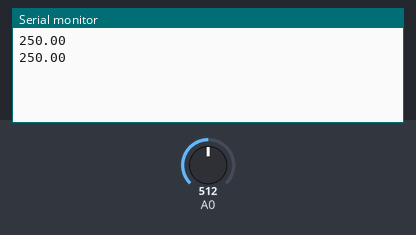
Recording of a sketch running on a simulated Arduino Uno, built with avr-gcc and run on an emulated ATmega328P. Parts: the last lines printed to the serial monitor. The test bench sets the inputs (shaded band); at power-on: A0 = 512.

Above: at 10.8 s.
10.9 s: A0 set to 716
At 20.7 s:
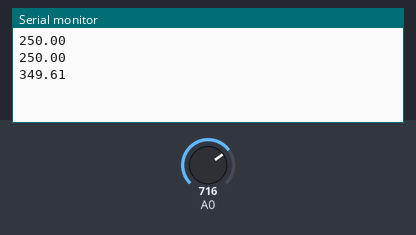
20.9 s: A0 set to 900
At 31.4 s:
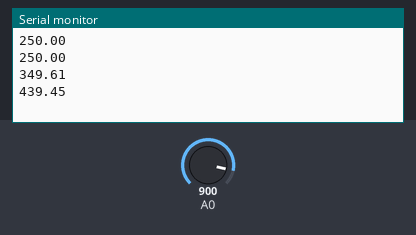
Timing chart, 0 to 32.9 s (numbered marks = the images above; inputs shaded):
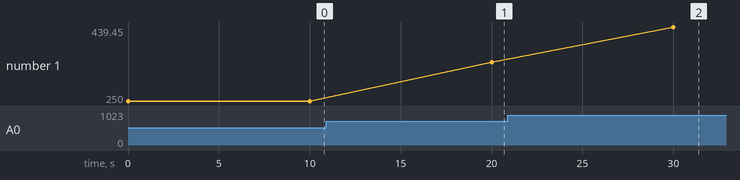

The sketch:

LM35_v2.ino
```cpp
void setup() {
  Serial.begin(9600);
}

void loop() {
  uint16_t val;
  double dat;
  val = analogRead(A0);
  dat = (double)val * (5 / 10.24);
  Serial.println(dat);
  delay(10000);
}
```

Measured:
- after the input at 10.9 s, the serial monitor: prints a new line after 9.1 s (image 1)
- after the input at 20.9 s, the serial monitor: prints a new line after 9.1 s (image 2)
- plotted number 1: 250 → 349.61 after the input at 10.9 s, 349.61 → 439.45 after the input at 20.9 s
